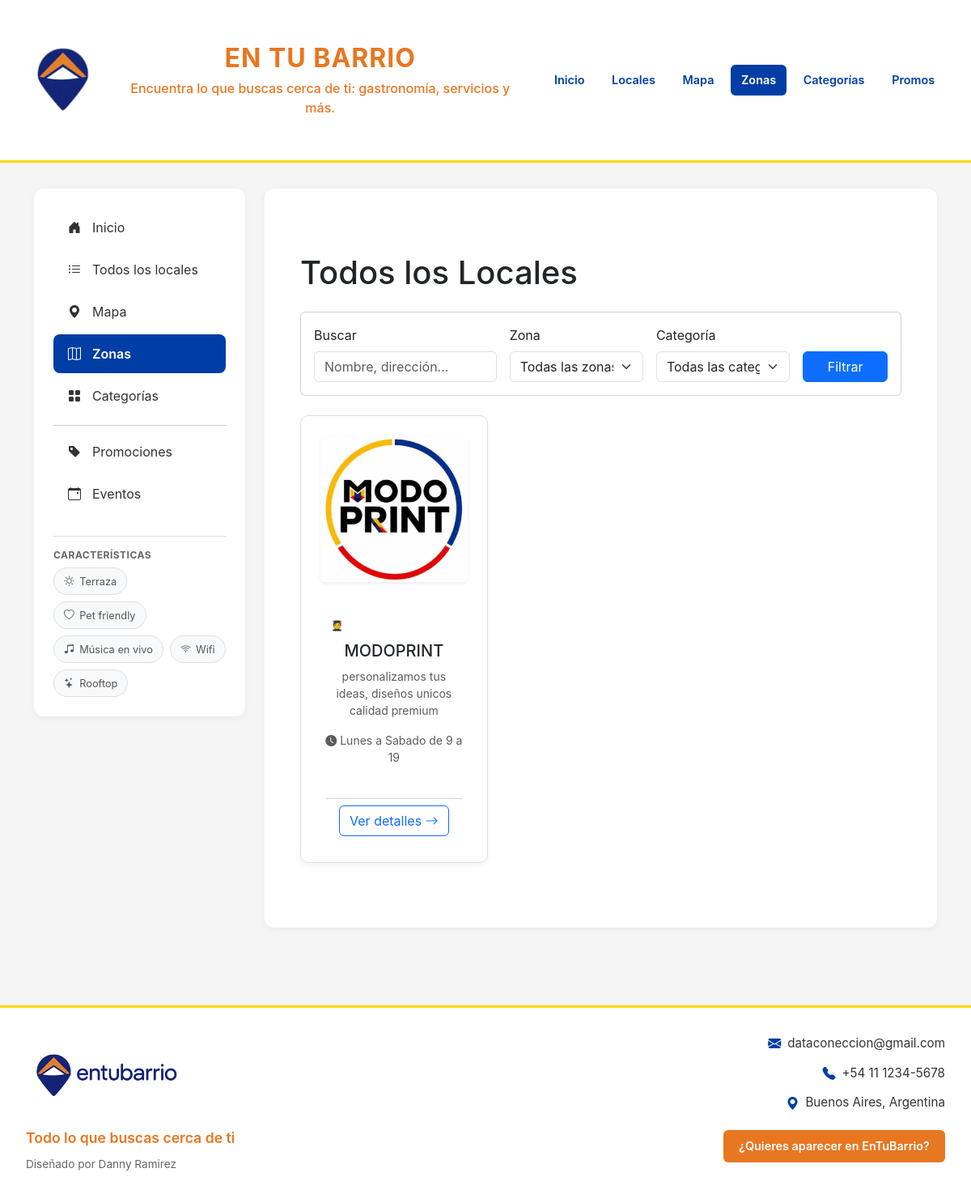
The app's page /zonas/2/ with its own data.
### directorio/models.py (models this page shows, shortened)
class Local(models.Model):
    nombre = models.CharField(max_length=200)
    zona = models.ForeignKey(Zona, on_delete=models.SET_NULL, null=True, related_name='locales')
    categoria = models.ForeignKey(Categoria, on_delete=models.SET_NULL, null=True, related_name='locales')
    descripcion_corta = models.CharField(max_length=300, help_text="Descripción breve para tarjetas")
    descripcion_completa = models.TextField(blank=True, help_text="Descripción detallada")
    direccion = models.CharField(max_length=255)
    instagram = models.CharField(
        max_length=150,
        blank=True,
        help_text="Usuario de Instagram: ej: @la.perrera_ok, usuario.venezolano"
    )
    whatsapp = models.CharField(max_length=50, blank=True, help_text="Con código de país: +54...")
    telefono = models.CharField(max_length=50, blank=True)
    email = models.EmailField(blank=True)
    sitio_web = models.URLField(blank=True)
    horarios = models.CharField(
        max_length=300,
        blank=True,
        help_text="Ej: Lun a Vie 9-18hs, Sáb 10-14hs. Domingos cerrado."
    )
    foto1 = models.ImageField(upload_to='locales/fotos/', blank=True, null=True)
    foto2 = models.ImageField(upload_to='locales/fotos/', blank=True, null=True)
    foto3 = models.ImageField(upload_to='locales/fotos/', blank=True, null=True)
    dato_curioso = models.TextField(blank=True, help_text="Tip exclusivo del local")
    imagen = models.ImageField(upload_to='locales/', blank=True, null=True)
    latitud = models.DecimalField(max_digits=9, decimal_places=6, null=True, blank=True, help_text="Ej: -34.603722")
    longitud = models.DecimalField(max_digits=9, decimal_places=6, null=True, blank=True, help_text="Ej: -58.381592")
    es_activo = models.BooleanField(default=True, help_text="¿El local sigue abierto/activo?")
    es_destacado = models.BooleanField(default=False, help_text="¿Aparece en la página principal?")
    fecha_creacion = models.DateTimeField(auto_now_add=True)
    fecha_actualizacion = models.DateTimeField(auto_now=True)
    class Meta:
        verbose_name = "Local"
        verbose_name_plural = "Locales"
        ordering = ['-es_destacado', '-fecha_actualizacion']

class Categoria(models.Model):
    TIPO_CHOICES = [
        ('gastronomia', '🍽️ Gastronomía'),
        ('servicios', '💼 Servicios Profesionales'),
        ('servicios_tecnicos', '🔧 Servicios Técnicos'),
        ('diseno_imagen', '🎨 Diseño e Imagen'),
        ('belleza', '💇 Belleza y Bienestar'),
        ('comercios', '🛒 Comercios'),
        ('cultura', '🎭 Cultura y Eventos'),
    ]
    nombre = models.CharField(max_length=100)
    tipo = models.CharField(max_length=20, choices=TIPO_CHOICES)
    icono = models.CharField(max_length=10, blank=True, help_text="Emoji o código de ícono")
    descripcion = models.TextField(blank=True)
    class Meta:
        verbose_name = "Categoría"
        verbose_name_plural = "Categorías"
        ordering = ['tipo', 'nombre']

### directorio/views.py (the view)
# urls.py: path('zonas/<int:zona_id>/', views.locales_por_zona, name='locales_por_zona'),
def locales_por_zona(request, zona_id):
    zona = get_object_or_404(Zona, id=zona_id)
    locales = Local.objects.filter(zona=zona, es_activo=True).select_related('zona', 'categoria')
    zonas = Zona.objects.all()
    categorias = Categoria.objects.all()
    context = {
        'locales': locales,
        'zonas': zonas,
        'categorias': categorias,
        'titulo': f'Locales en {zona.nombre}',
    }
    return render(request, 'directorio/lista_locales.html', context)

### directorio/templates/directorio/lista_locales.html (shortened to what this page needs)
{% extends 'directorio/base.html' %}
{% block content %}
<div class="container py-5">
    <h1 class="mb-4">Todos los Locales</h1>
    <div class="card mb-4">
        <div class="card-body">
            <form method="get" class="row g-3">
                <div class="col-md-4">
                    <label class="form-label">Buscar</label>
                    <input type="text" name="q" class="form-control" value="{{ busqueda|default:'' }}" placeholder="Nombre, dirección...">
                </div>
                <div class="col-md-3">
                    <label class="form-label">Zona</label>
                    <select name="zona" class="form-select">
                        <option value="">Todas las zonas</option>
                    </select>
                </div>
                <div class="col-md-3">
                    <label class="form-label">Categoría</label>
                    <select name="categoria" class="form-select">
                        <option value="">Todas las categorías</option>
                    </select>
                </div>
                <div class="col-md-2 d-flex align-items-end">
                    <button type="submit" class="btn btn-primary w-100">Filtrar</button>
                </div>
            </form>
        </div>
    </div>
    <div class="row g-4">
        {% for local in locales %}
        <div class="col-md-6 col-lg-4">
            <div class="card card-local h-100">
                {% if local.imagen %}
                <img src="{{ local.imagen.url }}" alt="{{ local.nombre }}" class="img-fluid rounded shadow-sm" style="width: 100%; max-height: 400px; object-fit: cover;">
                {% else %}
                <div class="card-img-top bg-light d-flex align-items-center justify-content-center" style="height: 200px;">
                    <i class="bi bi-shop display-1 text-muted"></i>
                </div>
                {% endif %}
                <div class="card-body">
                    <div class="mb-2">
                        <span class="badge badge-zona">{{ local.zona.nombre }}</span>
                        <span class="badge badge-categoria">{{ local.categoria.icono }} {{ local.categoria.nombre }}</span>
                    </div>
                    <h5 class="card-title">{{ local.nombre }}</h5>
                    <p class="card-text small text-muted">{{ local.descripcion_corta }}</p>
                    {% if local.horarios %}
                    <div class="small text-muted mb-2">
                        <i class="bi bi-clock-fill"></i> {{ local.horarios }}
                    </div>
                    {% endif %}
                </div>
                <div class="card-footer bg-white">
                    <a href="{% url 'directorio:detalle_local' local.id %}" class="btn btn-outline-primary w-100">
                        Ver detalles <i class="bi bi-arrow-right"></i>
                    </a>
                </div>
            </div>
        </div>
        {% empty %}
        <div class="col-12">
            <div class="alert alert-info text-center">
                <i class="bi bi-info-circle"></i> No se encontraron locales con esos filtros.
            </div>
        </div>
        {% endfor %}
    </div>
</div>
{% endblock %}

### static/directorio/css/styles.css (style rules this page uses)
:root { --color-primary: #FFD700; --color-secondary: #003DA5; --color-accent: #CF142B; --bg-sidebar: #fff8e1; }
* { margin: 0; padding: 0; box-sizing: border-box; }
body { font-family: -apple-system, BlinkMacSystemFont, 'Segoe UI', Roboto, sans-serif; background-color: #f5f5f5; }
.card-local { background-color: white; border-radius: 10px; padding: 1.5rem; box-shadow: 0 3px 8px rgba(0,0,0,0.05); border: 1px solid #e0e0e0; transition: all 0.2s; margin-bottom: 1rem; display: flex; flex-direction: column; justify-content: center; align-items: center; text-align: center; height: 100%; }
.card-local h4, .card-local h5 { word-break: keep-all; overflow-wrap: normal; hyphens: none; line-height: 1.3; margin-bottom: 0.5rem; white-space: normal; }

### records on screen
Local: imagen (picture), categoria.icono "🧑‍🎓", nombre "MODOPRINT", descripcion_corta "personalizamos tus ideas, diseños unicos calidad premium", horarios "Lunes a Sabado de 9 a 19"
